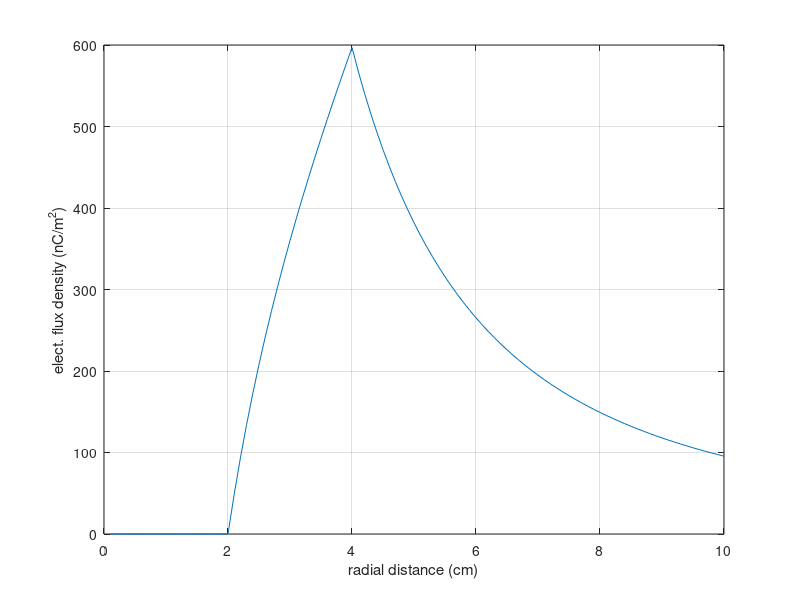

Here is the MATLAB script that generated this plot:
%   M-File: MLP0236
%   Gauss's Law Problem
%       thick spherical shell with even charge
%
%   Variables
%   a       inner radius of sphere (m)
%   b       outer radius of sphere (m)
%   r       radial distance from origin (m)
%   rcm     radial distance in cm
%   D       electric flux density (nC/cm^3)
%   N       number of data points
%   maxr    max radius for plot (m)
%   Q       charge (nC)

clc;clear;

%   initialize variables
a=.02;b=.04;
Q=12;
maxrad=0.10;
N=100;
bndya=round(N*a/maxrad);
bndyb=round(N*b/maxrad);

for i=1:bndya
    r(i)=i*maxrad/N;
    rcm(i)=r(i)*100;
    D(i)=0;
end

for i=bndya+1:bndyb
    r(i)=i*maxrad/N;
    rcm(i)=r(i)*100;
    D(i)=(Q/(4*pi*r(i)^2))*(r(i)^3-a^3)/(b^3-a^3);
end

for i=bndyb+1:N
    r(i)=i*maxrad/N;
    rcm(i)=r(i)*100;
    D(i)=Q/(4*pi*r(i)^2);
end

plot(rcm,D)
xlabel('radial distance (cm)')
ylabel('elect. flux density (nC/m^2)')
grid on
